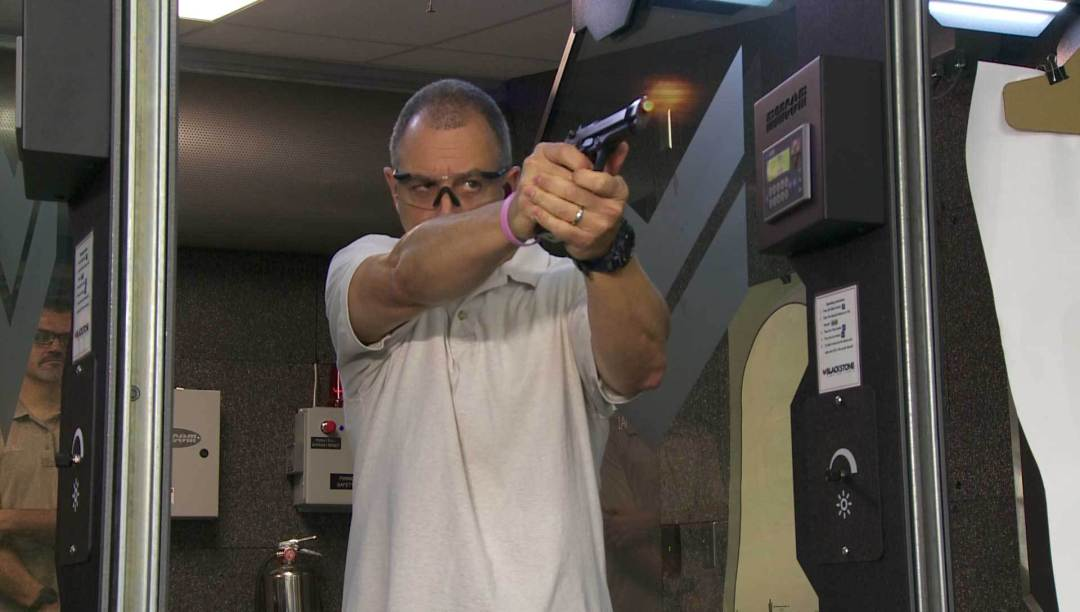
#> input picture temp/image.png, 1080 x 612 px
$ python script.py
#> lines starting #> are read from the running program, lines starting #| are printed output that depends on the picture; after the words box and inside, x2 and y2 are one past the last pixel; in counts of white or black regions, pixels touching at a corner belong together
#!/usr/bin/env python
# coding: utf-8

# In[ ]:


import cv2
import numpy as np
# Cascade item name
CASCADE_ITEM = 'GUN'

# Load image file
image = cv2.imread('../temp/image.png')
#> image is the input picture: shape (612, 1080, 3); mean B, G, R 80.9, 87, 92.7

# Convert the image to gray
gray = cv2.cvtColor(image, cv2.COLOR_BGR2GRAY)
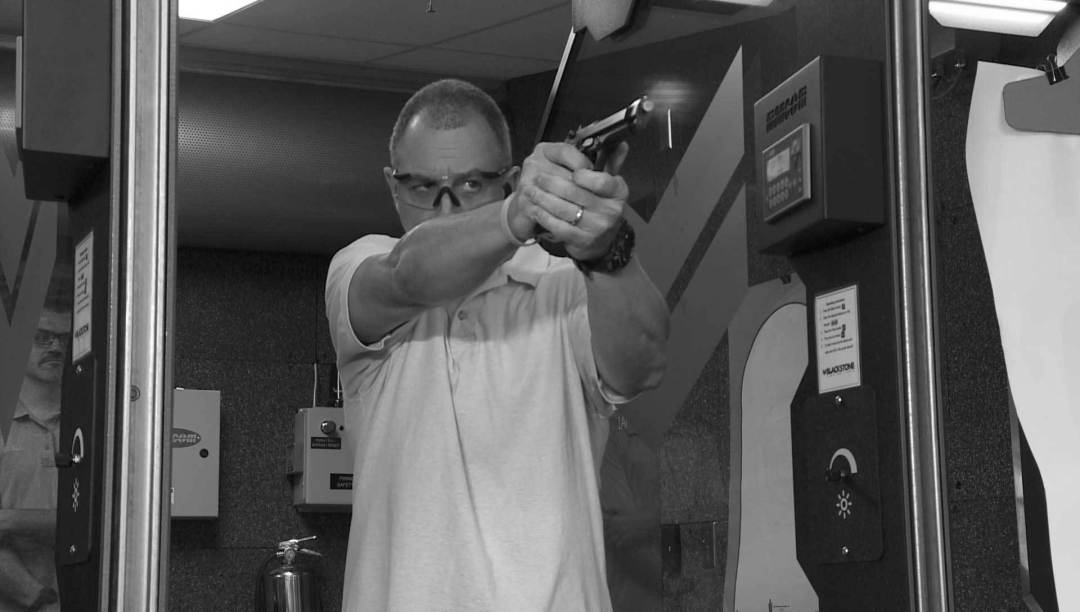
#> gray: shape (612, 1080); min 1, max 255, mean 88
# Load your cascade file
cascade = cv2.CascadeClassifier('cascade.xml')

# Detect cascade items and put rectangles around them
rectangles = cascade.detectMultiScale(gray, scaleFactor=1.3, minNeighbors=10,
minSize=(75, 75))
#> rectangles = [[398, 144, 101, 101], [516, 210, 117, 117]]

for (i, (x, y, w, h)) in enumerate(rectangles):
	# Surround cascade with rectangle
	cv2.rectangle(image, (x, y), (x + w, y + h), (0, 0, 255), 2)
	cv2.putText(image, CASCADE_ITEM + " #{}".format(i + 1), (x, y - 10),
		cv2.FONT_HERSHEY_SIMPLEX, 0.55, (0, 0, 255), 2)
#> this loop made 2 passes
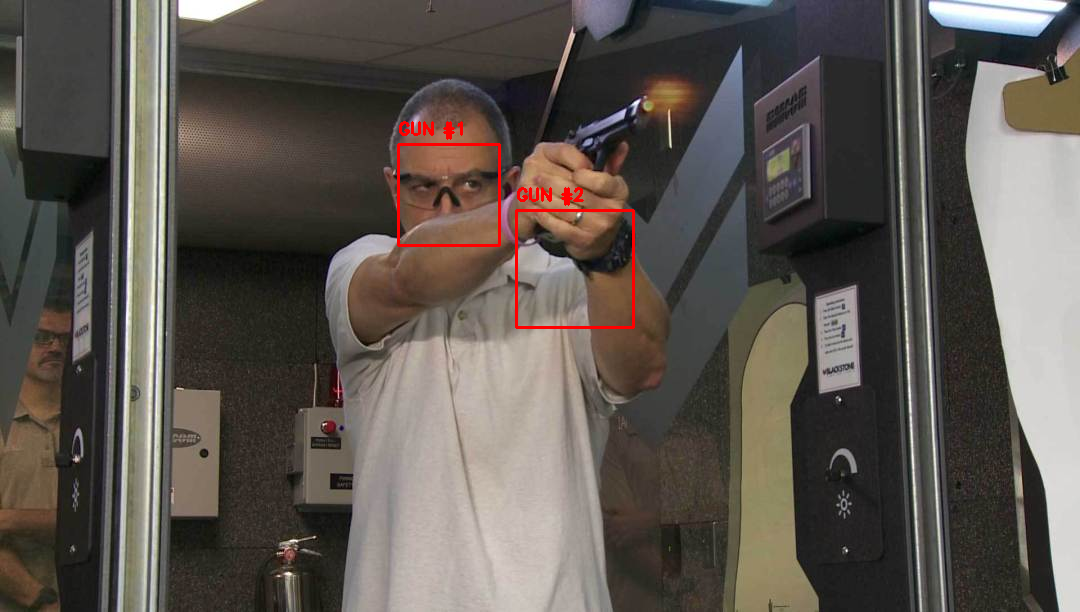
#> image: shape (612, 1080, 3); 0.55% of pixels changed, all inside (x1, y1, x2, y2) = (397, 121, 635, 329)

# Display the cascade to the user
cv2.imwrite('proc.jpg',image)
cv2.imshow(CASCADE_ITEM + "s", image)
cv2.waitKey(0)

# For more:
# http://docs.opencv.org/2.4/doc/tutorials/objdetect/cascade_classifier/cascade_classifier.html
# http://www.bogotobogo.com/python/OpenCV_Python/python_opencv3_Image_Object_Detection_Face_Detection_Haar_Cascade_Classifiers.php
# https://stackoverflow.com/questions/30857908/face-detection-using-cascade-classifier-in-opencv-python
